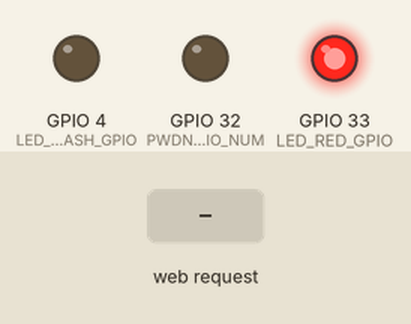
Simulated run of this sketch. Board: ESP32. Parts: output pins drawn as LEDs (lit = HIGH). The inputs (shaded band) are chosen by the test bench. WiFi joins after 1.5 s; servers stay silent unless stated; the camera gives no picture; what the sketch prints to the serial monitor is not drawn.

Above: at 1.2 s.
At 4.2 s:
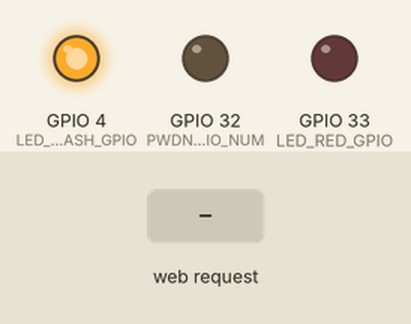
4.3 s: HTTP request GET /camera/test received
At 5.11 s:
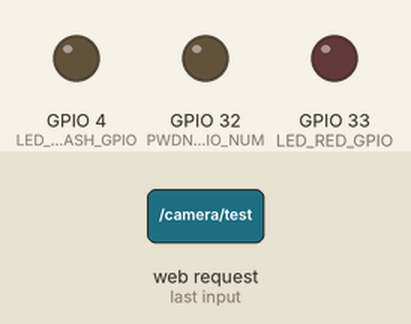
Timing chart, 0 to 11.7 s (numbered marks = the images above; inputs shaded):
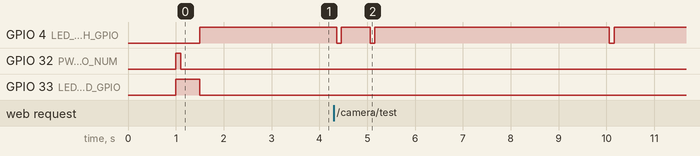

The sketch:

esp32wifi.ino
```cpp
// ESP32-CAM WiFi Dashboard with Camera Monitoring
// Access via: http://<ESP32-IP>/

#include "esp_camera.h"
#include <WiFi.h>
#include <WebServer.h>

// Configuration
#define ENABLE_CAMERA true  // Set to false to disable camera

// WiFi credentials
const char* ssid = "GEEK2.4G";
const char* password = "34163416";

// Camera pins for AI-THINKER ESP32-CAM
#define PWDN_GPIO_NUM     32
#define RESET_GPIO_NUM    -1
#define XCLK_GPIO_NUM      0
#define SIOD_GPIO_NUM     26
#define SIOC_GPIO_NUM     27
#define Y9_GPIO_NUM       35
#define Y8_GPIO_NUM       34
#define Y7_GPIO_NUM       39
#define Y6_GPIO_NUM       36
#define Y5_GPIO_NUM       21
#define Y4_GPIO_NUM       19
#define Y3_GPIO_NUM       18
#define Y2_GPIO_NUM        5
#define VSYNC_GPIO_NUM    25
#define HREF_GPIO_NUM     23
#define PCLK_GPIO_NUM     22

// LED pins
#define LED_FLASH_GPIO     4
#define LED_RED_GPIO      33

WebServer server(80);

// Camera status
bool cameraInitialized = false;
int captureSuccessCount = 0;
int captureFailCount = 0;

// Buffer for serial messages
#define MAX_MESSAGES 50
#define MAX_MESSAGE_LENGTH 128
char serialMessages[MAX_MESSAGES][MAX_MESSAGE_LENGTH];
int messageIndex = 0;
int messageCount = 0;

void setup() {
  Serial.begin(115200);
  delay(1000);

  Serial.println("\n\nESP32-CAM Dashboard Starting...");

  // Setup LED pins
  pinMode(LED_FLASH_GPIO, OUTPUT);
  pinMode(LED_RED_GPIO, OUTPUT);
  digitalWrite(LED_FLASH_GPIO, LOW);
  digitalWrite(LED_RED_GPIO, HIGH);  // Red on during init

  // Initialize message buffer
  for(int i = 0; i < MAX_MESSAGES; i++) {
    serialMessages[i][0] = '\0';
  }

  // Initialize camera (optional)
  #if ENABLE_CAMERA
    Serial.println("Initializing camera...");
    if (initCamera()) {
      Serial.println("Camera initialized successfully!");
      addMessage("Camera: OK");
      cameraInitialized = true;
      digitalWrite(LED_RED_GPIO, LOW);
      digitalWrite(LED_FLASH_GPIO, HIGH);  // White LED on = camera OK
    } else {
      Serial.println("Camera init failed!");
      addMessage("Camera: FAILED");
      cameraInitialized = false;
      digitalWrite(LED_RED_GPIO, HIGH);  // Red LED stays on = failed
    }
  #else
    Serial.println("Camera disabled in config");
    addMessage("Camera: DISABLED");
    digitalWrite(LED_RED_GPIO, LOW);
  #endif

  // Connect to WiFi
  Serial.print("Connecting to WiFi: ");
  Serial.println(ssid);

  WiFi.begin(ssid, password);

  int attempts = 0;
  while (WiFi.status() != WL_CONNECTED && attempts < 30) {
    delay(500);
    Serial.print(".");
    attempts++;
  }

  if (WiFi.status() == WL_CONNECTED) {
    Serial.println("\nWiFi connected!");
    Serial.print("Dashboard URL: http://");
    Serial.println(WiFi.localIP());

    addMessage("WiFi connected!");
    char ipMsg[MAX_MESSAGE_LENGTH];
    snprintf(ipMsg, MAX_MESSAGE_LENGTH, "IP: %s", WiFi.localIP().toString().c_str());
    addMessage(ipMsg);
  } else {
    Serial.println("\nWiFi connection failed!");
    addMessage("WiFi connection failed!");
    return;
  }

  // Setup web server routes
  server.on("/", handleRoot);
  server.on("/status", handleStatus);
  server.on("/camera", handleCamera);
  server.on("/camera/test", handleCameraTest);
  server.on("/messages", handleMessages);

  server.begin();
  Serial.println("Web server started!");
  addMessage("Web server started!");
}

void loop() {
  server.handleClient();

  // Test camera capture every 5 seconds
  static unsigned long lastCapture = 0;
  if (cameraInitialized && millis() - lastCapture > 5000) {
    lastCapture = millis();

    camera_fb_t * fb = esp_camera_fb_get();
    if (fb) {
      captureSuccessCount++;
      esp_camera_fb_return(fb);

      // Quick flash to indicate capture success
      digitalWrite(LED_FLASH_GPIO, LOW);
      delay(100);
      digitalWrite(LED_FLASH_GPIO, HIGH);
    } else {
      captureFailCount++;

      // Red blink to indicate capture failure
      digitalWrite(LED_RED_GPIO, HIGH);
      delay(200);
      digitalWrite(LED_RED_GPIO, LOW);
    }
  }
}

void addMessage(const char* message) {
  // Add timestamp
  unsigned long seconds = millis() / 1000;
  snprintf(serialMessages[messageIndex], MAX_MESSAGE_LENGTH, "[%lu] %s", seconds, message);

  messageIndex = (messageIndex + 1) % MAX_MESSAGES;
  if (messageCount < MAX_MESSAGES) {
    messageCount++;
  }
}

bool initCamera() {
  // Power cycle camera
  pinMode(PWDN_GPIO_NUM, OUTPUT);
  digitalWrite(PWDN_GPIO_NUM, HIGH);
  delay(100);
  digitalWrite(PWDN_GPIO_NUM, LOW);
  delay(100);

  camera_config_t config;
  config.ledc_channel = LEDC_CHANNEL_0;
  config.ledc_timer = LEDC_TIMER_0;
  config.pin_d0 = Y2_GPIO_NUM;
  config.pin_d1 = Y3_GPIO_NUM;
  config.pin_d2 = Y4_GPIO_NUM;
  config.pin_d3 = Y5_GPIO_NUM;
  config.pin_d4 = Y6_GPIO_NUM;
  config.pin_d5 = Y7_GPIO_NUM;
  config.pin_d6 = Y8_GPIO_NUM;
  config.pin_d7 = Y9_GPIO_NUM;
  config.pin_xclk = XCLK_GPIO_NUM;
  config.pin_pclk = PCLK_GPIO_NUM;
  config.pin_vsync = VSYNC_GPIO_NUM;
  config.pin_href = HREF_GPIO_NUM;
  config.pin_sscb_sda = SIOD_GPIO_NUM;
  config.pin_sscb_scl = SIOC_GPIO_NUM;
  config.pin_pwdn = PWDN_GPIO_NUM;
  config.pin_reset = RESET_GPIO_NUM;
  config.xclk_freq_hz = 10000000;
  config.pixel_format = PIXFORMAT_JPEG;
  config.frame_size = FRAMESIZE_QVGA;  // 320x240
  config.jpeg_quality = 12;
  config.fb_count = 1;
  config.fb_location = CAMERA_FB_IN_PSRAM;
  config.grab_mode = CAMERA_GRAB_LATEST;

  esp_err_t err = esp_camera_init(&config);
  if (err != ESP_OK) {
    Serial.printf("Camera init failed: 0x%x\n", err);
    return false;
  }

  // Configure sensor settings
  sensor_t * s = esp_camera_sensor_get();
  if (s != NULL) {
    s->set_brightness(s, 0);
    s->set_contrast(s, 0);
    s->set_saturation(s, 0);
    s->set_whitebal(s, 1);
    s->set_awb_gain(s, 1);
    s->set_exposure_ctrl(s, 1);
    s->set_gain_ctrl(s, 1);
  }

  return true;
}

void handleRoot() {
  String html = R"rawliteral(
<!DOCTYPE html>
<html>
<head>
  <meta charset="UTF-8">
  <meta name="viewport" content="width=device-width, initial-scale=1.0">
  <title>ESP32-CAM Dashboard</title>
  <style>
    body { font-family: Arial; background: #2c3e50; color: white; padding: 20px; margin: 0; }
    .container { max-width: 1000px; margin: 0 auto; }
    h1 { text-align: center; margin-bottom: 30px; }
    .dashboard { display: grid; grid-template-columns: repeat(auto-fit, minmax(250px, 1fr)); gap: 15px; }
    .card { background: #34495e; border-radius: 10px; padding: 20px; }
    .card-title { font-size: 14px; color: #bdc3c7; margin-bottom: 10px; }
    .card-value { font-size: 32px; font-weight: bold; }
    .card-unit { font-size: 16px; color: #95a5a6; }
    .status-ok { color: #2ecc71; }
    .status-fail { color: #e74c3c; }
    .camera-card { grid-column: 1 / -1; }
    .camera-container { text-align: center; background: #2c3e50; padding: 15px; margin-top: 10px; border-radius: 8px; }
    .camera-image { max-width: 100%; border-radius: 5px; }
    .refresh-btn { background: #3498db; color: white; border: none; padding: 10px 25px; border-radius: 5px; cursor: pointer; margin-top: 10px; }
    .refresh-btn:hover { background: #2980b9; }
    .stats-row { display: flex; justify-content: space-around; margin-top: 10px; padding-top: 10px; border-top: 1px solid #7f8c8d; }
    .stat-value { font-size: 20px; font-weight: bold; }
  </style>
</head>
<body>
  <div class="container">
    <h1>ESP32-CAM Dashboard</h1>

    <div class="dashboard">
      <div class="card">
        <div class="card-title">Uptime</div>
        <div class="card-value" id="uptime">0<span class="card-unit">s</span></div>
      </div>

      <div class="card">
        <div class="card-title">Free Heap</div>
        <div class="card-value" id="heap">0<span class="card-unit">B</span></div>
      </div>

      <div class="card">
        <div class="card-title">Camera Status</div>
        <div class="card-value" id="camera-status">--</div>
        <div class="stats-row">
          <div class="stat-item">
            <div class="stat-label">Success</div>
            <div class="stat-value status-ok" id="success-count">0</div>
          </div>
          <div class="stat-item">
            <div class="stat-label">Failed</div>
            <div class="stat-value status-fail" id="fail-count">0</div>
          </div>
        </div>
        <button class="refresh-btn" onclick="testCamera()" style="margin-top:15px;width:100%;">Test Camera</button>
      </div>

      <div class="card camera-card">
        <div class="card-title">Camera Feed</div>
        <div class="camera-container">
          <img id="camera-img" class="camera-image" src="/camera" alt="Camera feed">
          <br>
          <button class="refresh-btn" onclick="refreshCamera()">Refresh Image</button>
        </div>
      </div>
    </div>
  </div>

  <script>
    function updateStatus() {
      fetch('/status')
        .then(response => response.json())
        .then(data => {
          document.getElementById('uptime').innerHTML = data.uptime + '<span class="card-unit">s</span>';
          document.getElementById('heap').innerHTML = data.heap + '<span class="card-unit">B</span>';

          const cameraStatus = document.getElementById('camera-status');
          if (data.cameraOk) {
            cameraStatus.textContent = 'OK';
            cameraStatus.className = 'card-value status-ok';
          } else {
            cameraStatus.textContent = 'FAILED';
            cameraStatus.className = 'card-value status-fail';
          }

          document.getElementById('success-count').textContent = data.captureSuccess;
          document.getElementById('fail-count').textContent = data.captureFail;
        })
        .catch(err => console.error('Error:', err));
    }

    function refreshCamera() {
      const img = document.getElementById('camera-img');
      img.src = '/camera?t=' + new Date().getTime();
    }

    function testCamera() {
      fetch('/camera/test')
        .then(response => response.json())
        .then(data => {
          if (data.success) {
            alert('Camera Test SUCCESS!\nImage size: ' + data.size + ' bytes\nResolution: ' + data.width + 'x' + data.height);
            refreshCamera();
          } else {
            alert('Camera Test FAILED!\nError: ' + data.error);
          }
          setTimeout(updateStatus, 500);
        })
        .catch(err => alert('Camera test error: ' + err));
    }

    // Update status every 2 seconds
    setInterval(updateStatus, 2000);
    updateStatus();

    // Auto-refresh camera every 5 seconds
    setInterval(refreshCamera, 5000);
  </script>
</body>
</html>
)rawliteral";

  server.send(200, "text/html", html);
}

void handleStatus() {
  String json = "{";
  json += "\"uptime\":" + String(millis() / 1000) + ",";
  json += "\"heap\":" + String(ESP.getFreeHeap()) + ",";
  json += "\"cameraOk\":" + String(cameraInitialized ? "true" : "false") + ",";
  json += "\"captureSuccess\":" + String(captureSuccessCount) + ",";
  json += "\"captureFail\":" + String(captureFailCount);
  json += "}";

  server.send(200, "application/json", json);
}

void handleCamera() {
  if (!cameraInitialized) {
    server.send(503, "text/plain", "Camera not initialized");
    return;
  }

  camera_fb_t * fb = esp_camera_fb_get();
  if (!fb) {
    Serial.println("Camera capture failed");
    server.send(500, "text/plain", "Camera capture failed");
    return;
  }

  server.sendHeader("Content-Disposition", "inline; filename=camera.jpg");
  server.send_P(200, "image/jpeg", (const char *)fb->buf, fb->len);

  esp_camera_fb_return(fb);
}

void handleCameraTest() {
  String json = "{";

  if (!cameraInitialized) {
    json += "\"success\":false,";
    json += "\"error\":\"Camera not initialized\"";
    json += "}";
    server.send(200, "application/json", json);
    return;
  }

  Serial.println("Web camera test triggered...");
  camera_fb_t * fb = esp_camera_fb_get();

  if (!fb) {
    Serial.println("Camera test capture failed!");
    captureFailCount++;

    json += "\"success\":false,";
    json += "\"error\":\"Capture failed - check power supply\"";
    json += "}";

    // Red LED blink
    digitalWrite(LED_RED_GPIO, HIGH);
    delay(200);
    digitalWrite(LED_RED_GPIO, LOW);
  } else {
    Serial.println("Camera test capture SUCCESS!");
    Serial.print("Image size: ");
    Serial.print(fb->len);
    Serial.println(" bytes");

    captureSuccessCount++;

    json += "\"success\":true,";
    json += "\"size\":" + String(fb->len) + ",";
    json += "\"width\":" + String(fb->width) + ",";
    json += "\"height\":" + String(fb->height);
    json += "}";

    esp_camera_fb_return(fb);

    // White LED flash
    digitalWrite(LED_FLASH_GPIO, LOW);
    delay(100);
    digitalWrite(LED_FLASH_GPIO, HIGH);
  }

  server.send(200, "application/json", json);
}

void handleMessages() {
  String json = "{\"messages\":[";

  // Get messages in chronological order
  int start = (messageCount < MAX_MESSAGES) ? 0 : messageIndex;
  for (int i = 0; i < messageCount; i++) {
    int idx = (start + i) % MAX_MESSAGES;
    if (i > 0) json += ",";
    json += "\"";
    json += serialMessages[idx];
    json += "\"";
  }

  json += "],\"heap\":";
  json += ESP.getFreeHeap();
  json += "}";

  server.send(200, "application/json", json);
}
```
